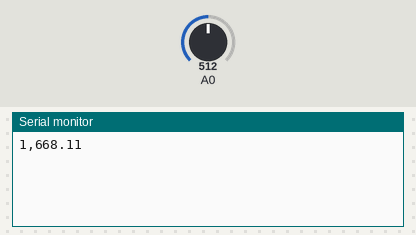
A sketch run on a simulated Arduino Uno, built with avr-gcc and run on an emulated ATmega328P. Shown: the last lines printed to the serial monitor. Inputs (shaded band) come from the test bench; at power-on: A0 = 512.

Above: at 1.8 s.
1.9 s: A0 set to 716
At 2.6 s:
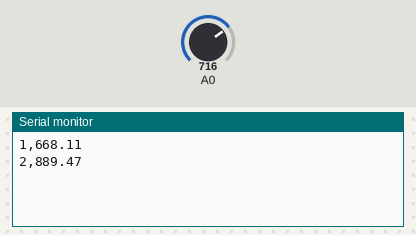
3.4 s: A0 set to 900
At 4.8 s:
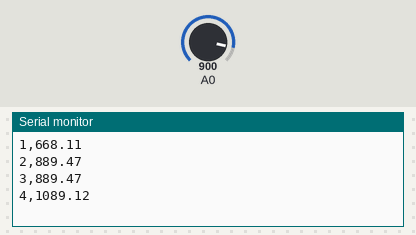
Timing chart, 0 to 6.4 s (numbered marks = the images above; inputs shaded):
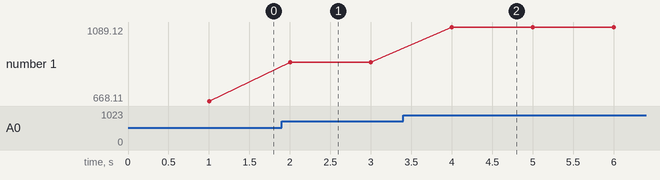

The sketch:

MPX4115.ino
```cpp
const int analogpin = 0;  // Analog input pin
long letzteSendung = 0;

String floatToString(float number){
	String stringNumber = "";
	char tempChar[10];
	dtostrf(number, 4, 2, tempChar);
	stringNumber += tempChar;
	return stringNumber;
}

float getPressure (int pin) {  //Methode für Druck
  float hPa=0;
  for (int i=1; i<=10; i++) {
    hPa += (float)(((analogRead(pin)/1024.0)+0.095)/0.0009);
    hPa += 7.0;
  }
//  hPa = hPa/5.0;
  return hPa/10.0;  // zurueckgeben
}

void setup()
{
  Serial.begin(19200);   // initialize serial communications at 9600 bps:
}

void loop()
{
  if (millis()-letzteSendung >= 1000) {  //Sendeintervall = 1s
    letzteSendung = millis();

    float pressure = getPressure (analogpin);
    Serial.print(letzteSendung/1000);
    Serial.print(",");
    Serial.println(floatToString(pressure));   // print the pressure
  }
}
```

Measured:
- after the input at 1.9 s, the serial monitor: prints a new line after 0.10 s (image 1)
- after the input at 3.4 s, the serial monitor: prints a new line after 0.60 s (image 2)
- plotted number 1: 668.11 → 889.47 after the input at 1.9 s, 889.47 → 1089.12 after the input at 3.4 s
